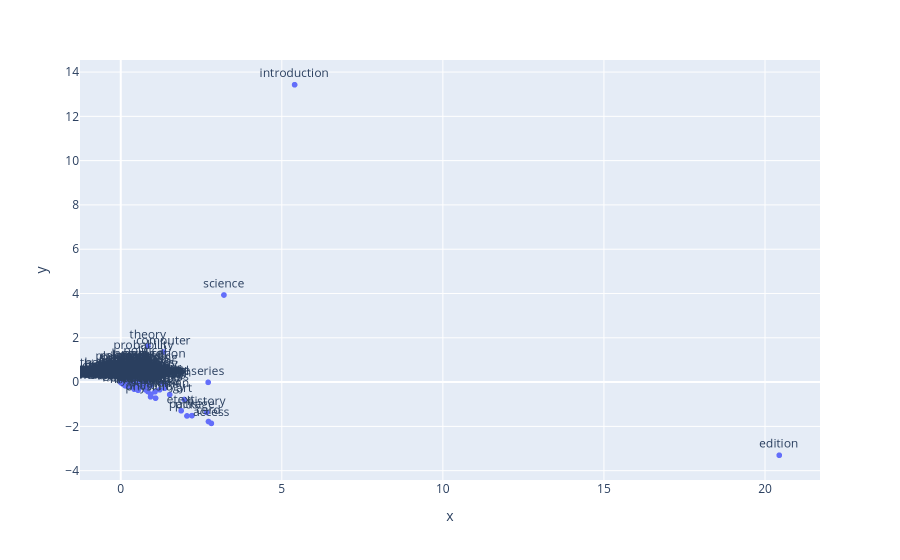

Write notebook code for a chart like this one.
### Code cell
fig = px.scatter(x=Z[:, 0], y=Z[:, 1], text=index_word_map, size_max=60)
fig.update_traces(textposition='top center')
fig.show()

### Figure 1 — Plotly figure (JSON) as saved in the notebook; plotly's stock layout.template omitted (floating-point values rounded to 4 significant figures; data arrays with more than 128 entries replaced by an {"elided": "..."} marker saying what was removed)
{"data": [{"hovertemplate": "x=%{x}<br>y=%{y}<br>text=%{text}<extra></extra>", "legendgroup": "", "marker": {"color": "#636efa", "symbol": "circle"}, "mode": "markers+text", "name": "", "showlegend": false, "text": {"elided": "2151 str values"}, "textposition": "top center", "type": "scattergl", "x": {"elided": "2151 float values"}, "xaxis": "x", "y": {"elided": "2151 float values"}, "yaxis": "y"}], "layout": {"legend": {"tracegroupgap": 0}, "margin": {"t": 60}, "xaxis": {"anchor": "y", "domain": [0, 1], "title": {"text": "x"}}, "yaxis": {"anchor": "x", "domain": [0, 1], "title": {"text": "y"}}}}
